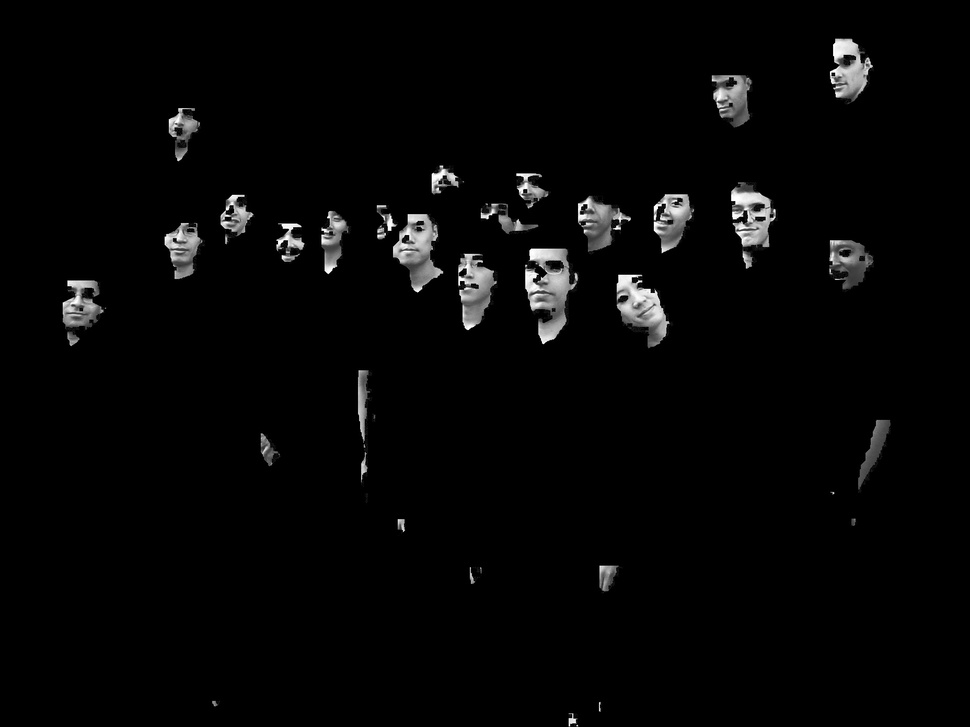
#> input picture Image/masked.jpg, 970 x 727 px, shrunk from 1856 x 1392 before the run, found by its file name
$ python Eluer.py
#> lines starting #> are read from the running program, lines starting #| are printed output that depends on the picture; after the words box and inside, x2 and y2 are one past the last pixel; in counts of white or black regions, pixels touching at a corner belong together; long printed decimals are rounded
import cv2
import numpy as np

# Đọc ảnh nhị phân
binary_image = cv2.imread('D:/masked.jpg', cv2.IMREAD_GRAYSCALE)
#> binary_image is the input picture: shape (727, 970); min 0, max 255, mean 6

# Tìm các vùng kết nối
num_labels, labels = cv2.connectedComponents(binary_image)
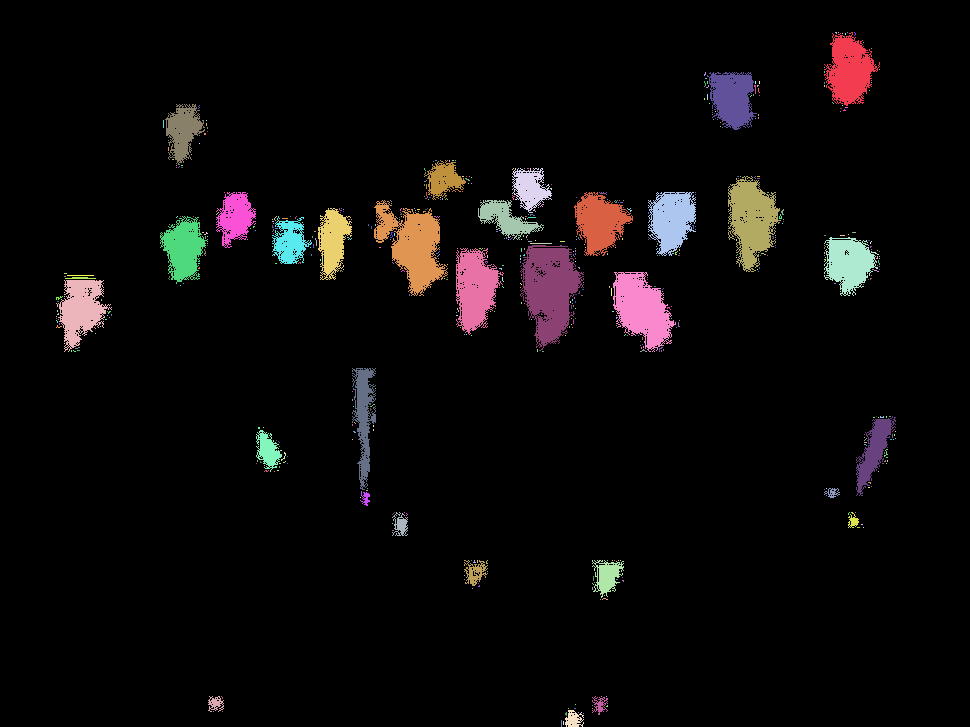
#> labels: shape (727, 970) int32; 588 distinct labels, from 0 to 587; one colour per label, 0 black
#> num_labels = 588

# Hàm để kiểm tra và cắt ảnh con
def process_and_save_component(label, component_mask):
    # Lấy bounding box của contour
    x, y, w, h = cv2.boundingRect(component_mask)

    # Kiểm tra kích thước của ảnh con
    aspect_ratio = w / h  # Tỉ lệ khung hình
    if 45 <= w <= 500 and 45 <= h <= 500 and 0.45< aspect_ratio and h/w !=56/48 :
        # Cắt và lưu ảnh con
        cropped_image = binary_image[y:y+h, x:x+w]
        cv2.imwrite(f'D:\Image\cropped_image_{label}.png', cropped_image)
        print(f"Processed and Kept component {label} - Width: {w}, Height: {h}, Aspect Ratio: {aspect_ratio}")
    else:
        print(f"Skipped component {label} - Width: {w}, Height: {h}, Aspect Ratio: {aspect_ratio}")

# Lặp qua từng vùng kết nối
for label in range(1, num_labels):  # Bắt đầu từ 1 để bỏ qua nền
    component_mask = np.uint8(labels == label)

    # Gọi hàm xử lý cho mỗi vùng kết nối
    process_and_save_component(label, component_mask)
#> this loop made 587 passes
#> (x in process_and_save_component, y in process_and_save_component, w in process_and_save_component, h in process_and_save_component, aspect_ratio in process_and_save_component) on passes 1 to 3: (824, 32, 56, 74, 0.757), (835, 32, 2, 2, 1), (838, 32, 1, 1, 1)
#| Processed and Kept component 1 - Width: 56, Height: 74, Aspect Ratio: 0.7568
#| Skipped component 2 - Width: 2, Height: 2, Aspect Ratio: 1.0
#| Skipped component 3 - Width: 1, Height: 1, Aspect Ratio: 1.0
#| Skipped component 4 - Width: 1, Height: 1, Aspect Ratio: 1.0
#| Skipped component 5 - Width: 1, Height: 2, Aspect Ratio: 0.5
#| Skipped component 6 - Width: 1, Height: 1, Aspect Ratio: 1.0
#| Skipped component 7 - Width: 2, Height: 4, Aspect Ratio: 0.5
#| Skipped component 8 - Width: 1, Height: 1, Aspect Ratio: 1.0
#> (further printed lines are left out)
#> pass 1, `component_mask = np.uint8(labels == label)`:
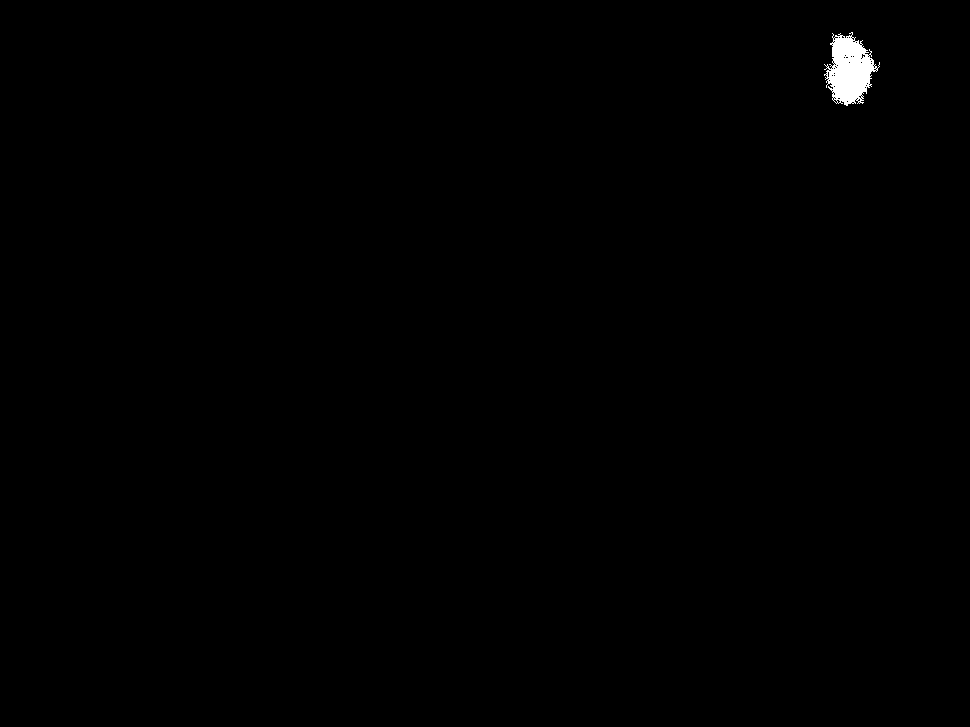
#> component_mask: shape (727, 970); values 0 (black) and 1 (white), 0.34% white; 1 white region, box (x1, y1, x2, y2) and area: (824, 32, 880, 106) 2410
#> pass 1, in process_and_save_component, `cropped_image = binary_image[y:y+h, x:x+w]`:
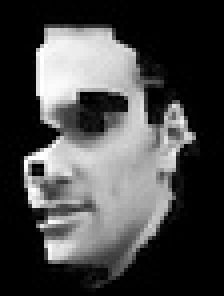
#> cropped_image: shape (74, 56) (shown 4 times larger); min 0, max 255, mean 71.1
#> pass 2, `component_mask = np.uint8(labels == label)`:
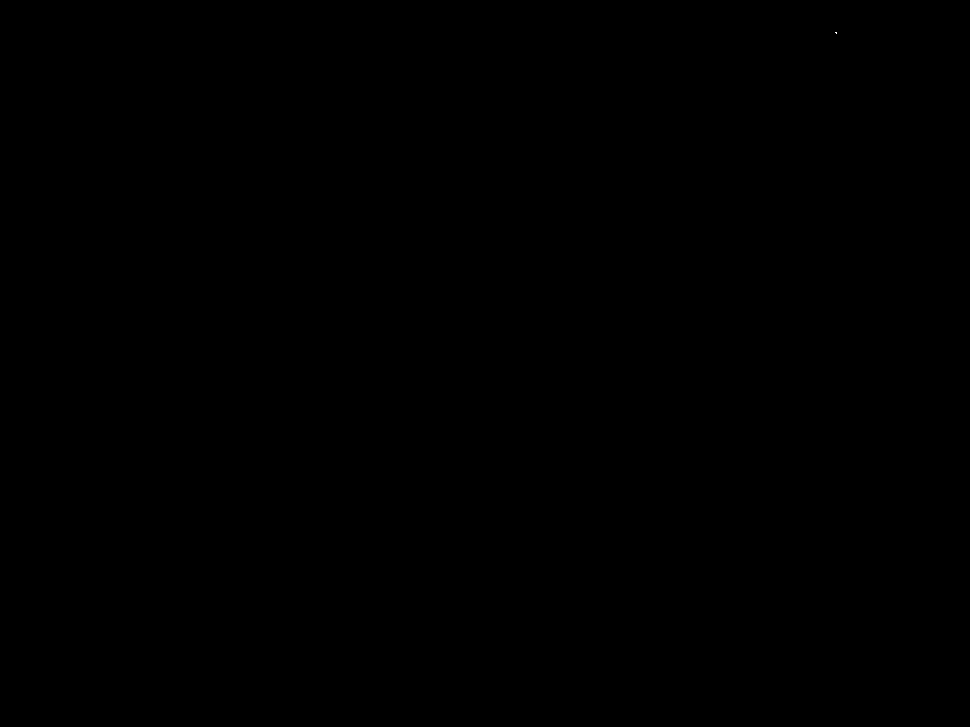
#> component_mask: shape (727, 970); values 0 (black) and 1 (white), 0% white in thin lines or dots, all inside (x1, y1, x2, y2) = (835, 32, 837, 34)
